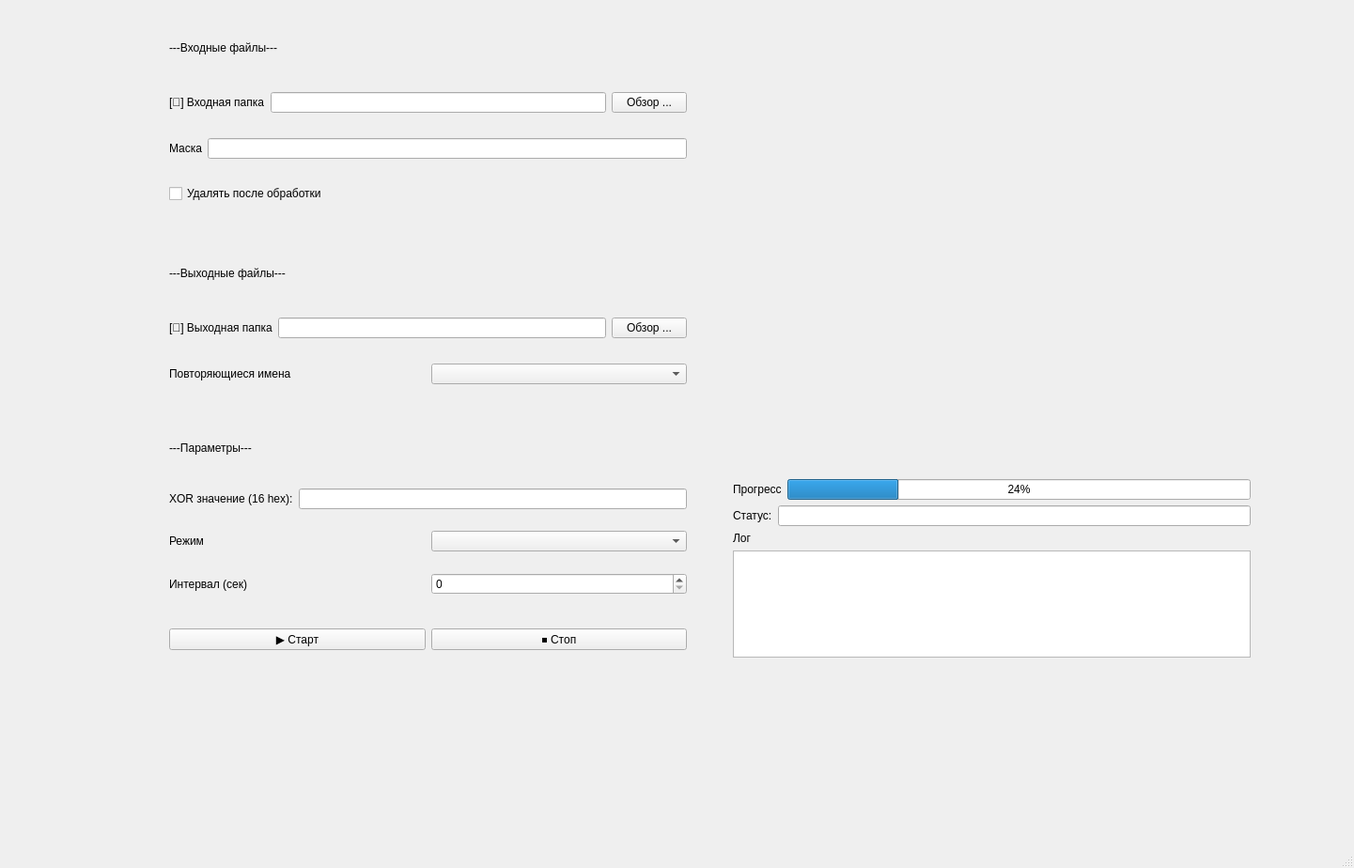
<?xml version="1.0" encoding="UTF-8"?>
<ui version="4.0">
 <class>MainWindow</class>
 <widget class="QMainWindow" name="MainWindow">
  <property name="geometry">
   <rect>
    <x>0</x>
    <y>0</y>
    <width>1441</width>
    <height>924</height>
   </rect>
  </property>
  <property name="windowTitle">
   <string>MainWindow</string>
  </property>
  <widget class="QWidget" name="centralwidget">
   <widget class="QWidget" name="gridLayoutWidget">
    <property name="geometry">
     <rect>
      <x>180</x>
      <y>10</y>
      <width>551</width>
      <height>231</height>
     </rect>
    </property>
    <layout class="QGridLayout" name="EntryFilesLayout">
     <item row="4" column="0">
      <widget class="QCheckBox" name="DeleteAfterCheckBox">
       <property name="text">
        <string>Удалять после обработки</string>
       </property>
      </widget>
     </item>
     <item row="2" column="0">
      <layout class="QHBoxLayout" name="EnrtyDirLayout">
       <item>
        <widget class="QLabel" name="EntDirlabel">
         <property name="text">
          <string>[📁] Входная папка</string>
         </property>
        </widget>
       </item>
       <item>
        <widget class="QLineEdit" name="EntryDirLineEdit"/>
       </item>
       <item>
        <widget class="QPushButton" name="InputDirButton">
         <property name="text">
          <string>Обзор ...</string>
         </property>
        </widget>
       </item>
      </layout>
     </item>
     <item row="3" column="0">
      <layout class="QHBoxLayout" name="horizontalLayout_2">
       <item>
        <widget class="QLabel" name="label_2">
         <property name="text">
          <string>Маска</string>
         </property>
        </widget>
       </item>
       <item>
        <widget class="QLineEdit" name="lineEdit_2"/>
       </item>
      </layout>
     </item>
     <item row="1" column="0">
      <widget class="QLabel" name="label_3">
       <property name="maximumSize">
        <size>
         <width>16777215</width>
         <height>40</height>
        </size>
       </property>
       <property name="text">
        <string>---Входные файлы---</string>
       </property>
      </widget>
     </item>
    </layout>
   </widget>
   <widget class="QWidget" name="gridLayoutWidget_2">
    <property name="geometry">
     <rect>
      <x>180</x>
      <y>250</y>
      <width>551</width>
      <height>181</height>
     </rect>
    </property>
    <layout class="QGridLayout" name="gridLayout">
     <item row="1" column="0">
      <layout class="QHBoxLayout" name="horizontalLayout">
       <item>
        <widget class="QLabel" name="OutpurDirLabel">
         <property name="text">
          <string>[📁] Выходная папка</string>
         </property>
        </widget>
       </item>
       <item>
        <widget class="QLineEdit" name="OutputDirLineEdit"/>
       </item>
       <item>
        <widget class="QPushButton" name="OutputDirButton">
         <property name="text">
          <string>Обзор ...</string>
         </property>
        </widget>
       </item>
      </layout>
     </item>
     <item row="0" column="0">
      <widget class="QLabel" name="OutputFilesLabel">
       <property name="maximumSize">
        <size>
         <width>16777215</width>
         <height>40</height>
        </size>
       </property>
       <property name="text">
        <string>---Выходные файлы---</string>
       </property>
      </widget>
     </item>
     <item row="2" column="0">
      <layout class="QHBoxLayout" name="horizontalLayout_4">
       <item>
        <widget class="QLabel" name="label_5">
         <property name="text">
          <string>Повторяющиеся имена</string>
         </property>
        </widget>
       </item>
       <item>
        <widget class="QComboBox" name="NamesCollisionComboBox"/>
       </item>
      </layout>
     </item>
    </layout>
   </widget>
   <widget class="QWidget" name="gridLayoutWidget_3">
    <property name="geometry">
     <rect>
      <x>180</x>
      <y>440</y>
      <width>551</width>
      <height>211</height>
     </rect>
    </property>
    <layout class="QGridLayout" name="gridLayout_2">
     <item row="1" column="0">
      <layout class="QHBoxLayout" name="horizontalLayout_5">
       <item>
        <widget class="QLabel" name="label_6">
         <property name="text">
          <string>XOR значение (16 hex):</string>
         </property>
        </widget>
       </item>
       <item>
        <widget class="QLineEdit" name="XORLineEdit"/>
       </item>
      </layout>
     </item>
     <item row="2" column="0">
      <layout class="QHBoxLayout" name="horizontalLayout_6">
       <item>
        <widget class="QLabel" name="label_8">
         <property name="text">
          <string>Режим</string>
         </property>
        </widget>
       </item>
       <item>
        <widget class="QComboBox" name="WorkModeComboBox"/>
       </item>
      </layout>
     </item>
     <item row="0" column="0">
      <widget class="QLabel" name="label_7">
       <property name="maximumSize">
        <size>
         <width>16777215</width>
         <height>40</height>
        </size>
       </property>
       <property name="text">
        <string>---Параметры---</string>
       </property>
      </widget>
     </item>
     <item row="3" column="0">
      <layout class="QHBoxLayout" name="horizontalLayout_7">
       <item>
        <widget class="QLabel" name="label_9">
         <property name="text">
          <string>Интервал (сек)</string>
         </property>
        </widget>
       </item>
       <item>
        <widget class="QSpinBox" name="IntervalSpinBox"/>
       </item>
      </layout>
     </item>
    </layout>
   </widget>
   <widget class="QWidget" name="horizontalLayoutWidget_8">
    <property name="geometry">
     <rect>
      <x>180</x>
      <y>660</y>
      <width>551</width>
      <height>41</height>
     </rect>
    </property>
    <layout class="QHBoxLayout" name="horizontalLayout_8">
     <item>
      <widget class="QPushButton" name="StartButton">
       <property name="text">
        <string>▶️ Старт</string>
       </property>
      </widget>
     </item>
     <item>
      <widget class="QPushButton" name="StopButton">
       <property name="text">
        <string>⏹️ Стоп</string>
       </property>
      </widget>
     </item>
    </layout>
   </widget>
   <widget class="QWidget" name="gridLayoutWidget_4">
    <property name="geometry">
     <rect>
      <x>780</x>
      <y>510</y>
      <width>551</width>
      <height>190</height>
     </rect>
    </property>
    <layout class="QGridLayout" name="gridLayout_3">
     <item row="0" column="0">
      <layout class="QHBoxLayout" name="horizontalLayout_9">
       <item>
        <widget class="QLabel" name="label">
         <property name="text">
          <string>Прогресс</string>
         </property>
        </widget>
       </item>
       <item>
        <widget class="QProgressBar" name="progressBar">
         <property name="value">
          <number>24</number>
         </property>
        </widget>
       </item>
      </layout>
     </item>
     <item row="1" column="0">
      <layout class="QHBoxLayout" name="horizontalLayout_10">
       <item>
        <widget class="QLabel" name="label_4">
         <property name="text">
          <string>Статус:</string>
         </property>
        </widget>
       </item>
       <item>
        <widget class="QLineEdit" name="StatusLineEdit"/>
       </item>
      </layout>
     </item>
     <item row="2" column="0">
      <layout class="QVBoxLayout" name="verticalLayout">
       <item>
        <widget class="QLabel" name="label_10">
         <property name="text">
          <string>Лог</string>
         </property>
        </widget>
       </item>
       <item>
        <widget class="QTextEdit" name="LogEdit"/>
       </item>
      </layout>
     </item>
    </layout>
   </widget>
  </widget>
  <widget class="QMenuBar" name="menubar">
   <property name="geometry">
    <rect>
     <x>0</x>
     <y>0</y>
     <width>1441</width>
     <height>20</height>
    </rect>
   </property>
  </widget>
  <widget class="QStatusBar" name="statusbar"/>
 </widget>
 <resources/>
 <connections/>
</ui>
